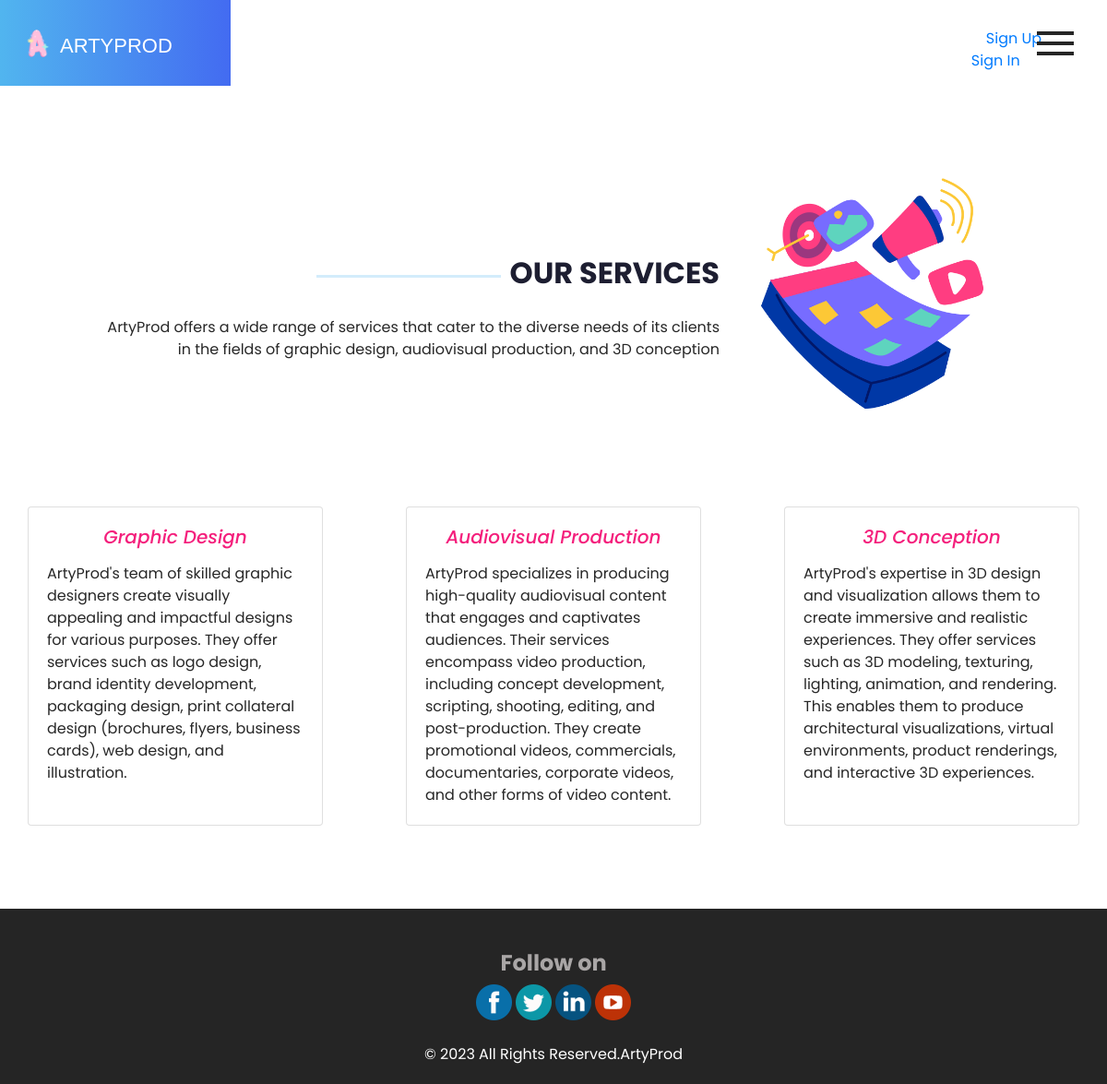
Page /myapp/services/ on the earlier database version.
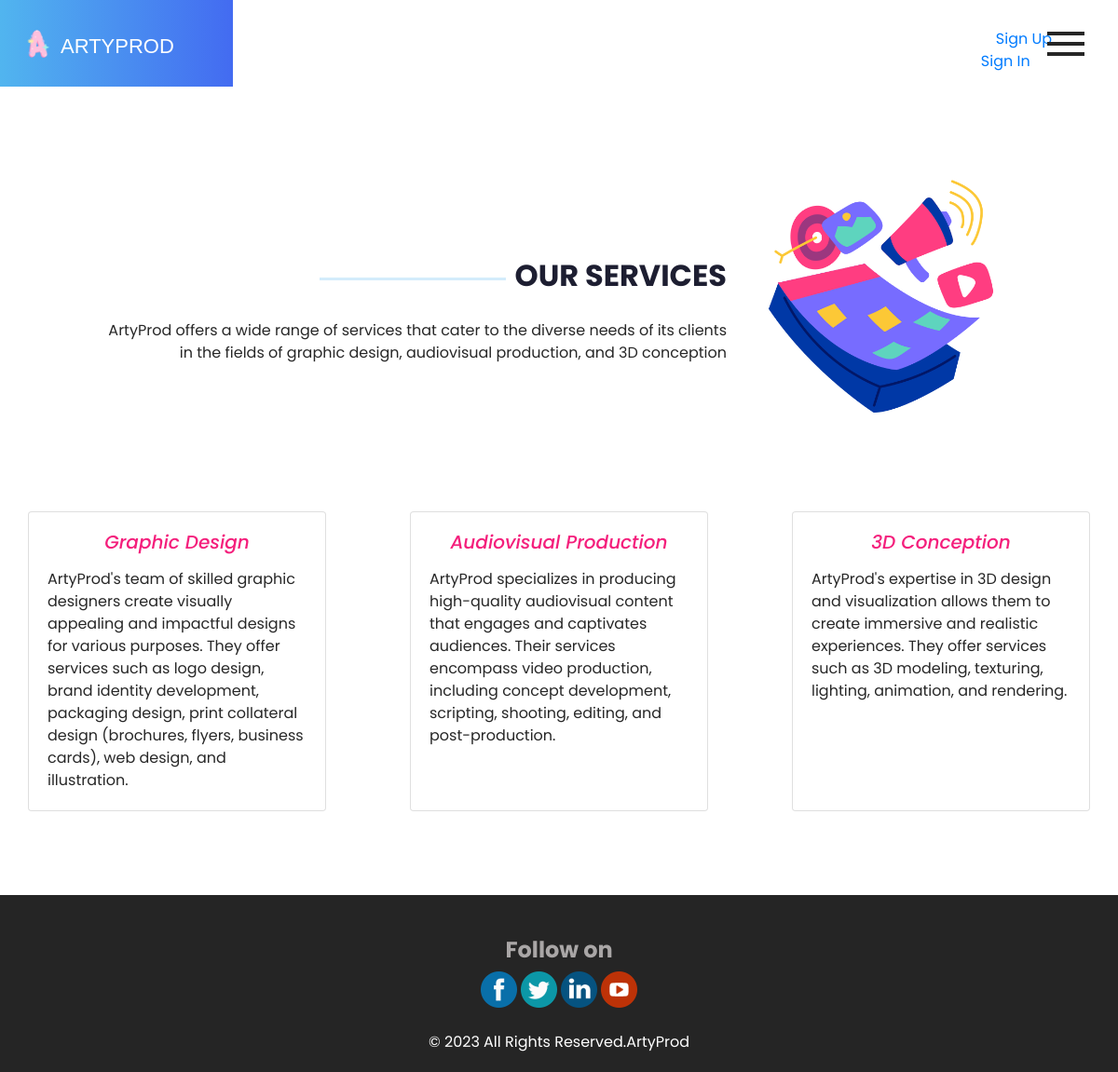
Same page on the later database version.
### myapp/models.py (models this page shows, shortened)
class Service(models.Model):
    type = models.CharField(max_length=100)
    description = models.TextField()

### myapp/views.py (the view)
# urls.py: path('services/',views.services,name="services"),
def services(request):
    list = Service.objects.all()
    return render(request,'myapp/services.html',{'list':list})

### myapp/templates/myapp/services.html (shortened to what this page needs)
{% load static %}
{% include 'myapp/base.html' %}
  <section class="dish_section layout_padding">
    <div class="container">
      <div class="row">
        <div class="col-md-8">
          <div class="detail-box">
            <div class="heading_container">
              <hr>
              <h2>
                Our
                Services<br>
              </h2>
            </div>
            <p>
              ArtyProd offers a wide range of services that cater to the diverse needs of its clients in the fields of
              graphic design, audiovisual production, and 3D conception
            </p>
          </div>
        </div>
        <div class="col-md-4 mb-5">
          <img src="{% static 'images/schedule.png'%}" alt="" class="w-75" />
        </div>
      </div>
      <div class="">
        <div class="dish_container mt-5 justify-content-between">
          {% for s in list %}
          <div class="card" style="width: 20rem;">
            <div class="card-body">
              <h5 class="card-title text-center cardtitle mb-3 fst-italic">{{s.type}}</h5>
              <p class="card-text">{{s.description}}</p>
            </div>
          </div>
          {% endfor %}
        </div>
      </div>
    </div>
  </section>
    {% include 'myapp/footer.html' %}
</body>
</html>

Differences in the rows shown:
changed Service "Audiovisual Production": description "…shooting, editing, and post-production. They create promotional videos, commercials, documentaries, corporate videos, and other forms of video content." → "…shooting, editing, and post-production."
changed Service "3D Conception": description "…lighting, animation, and rendering. This enables them to produce architectural visualizations, virtual environments, product renderings, and interactive 3D experiences." → "…lighting, animation, and rendering."
